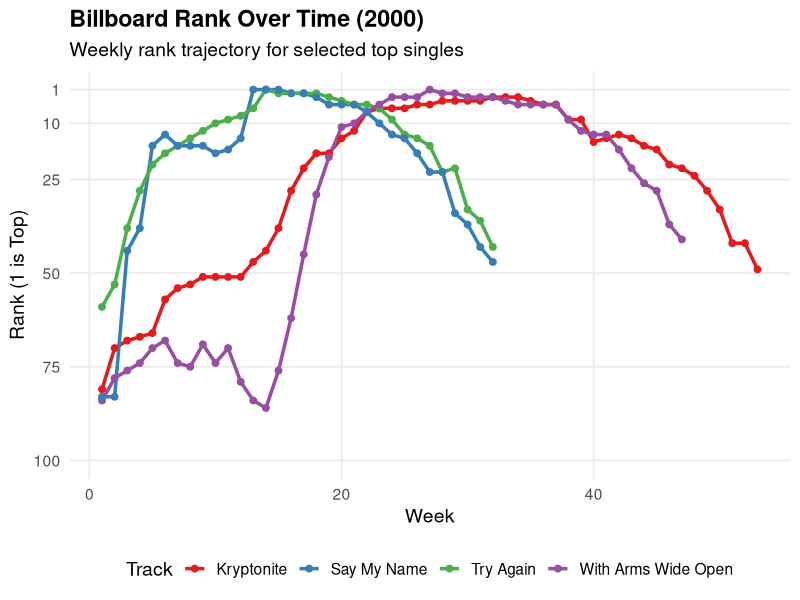

Recreate this plot in R.
library(tidyverse)
# Tidy the billboard data: pivot the week columns and convert them to numeric values
billboard_long <- billboard |> 
  pivot_longer(
    cols = starts_with("wk"),
    names_to = "week",
    values_to = "rank",
    values_drop_na = TRUE
  ) |> 
  mutate(week = parse_number(week))

# Filter for specific popular tracks from the year 2000
top_songs <- tracks_to_plot <- billboard_long |> 
  filter(track %in% c("Try Again", "Say My Name", "Kryptonite", "With Arms Wide Open"))

billboard_plot <- ggplot(top_songs, aes(x = week, y = rank, color = track)) +
  geom_line(linewidth = 1.2) +
  geom_point(size = 2) +
  scale_y_reverse(limits = c(100, 1), breaks = c(1, 10, 25, 50, 75, 100)) +
  scale_color_brewer(palette = "Set1") +
  labs(
    title = "Billboard Rank Over Time (2000)",
    subtitle = "Weekly rank trajectory for selected top singles",
    x = "Week",
    y = "Rank (1 is Top)",
    color = "Track"
  ) +
  theme_minimal(base_size = 14) +
  theme(
    legend.position = "bottom",
    plot.title = element_text(face = "bold"),
    panel.grid.minor = element_blank()
  )
ggsave("billboard.png", billboard_plot)
